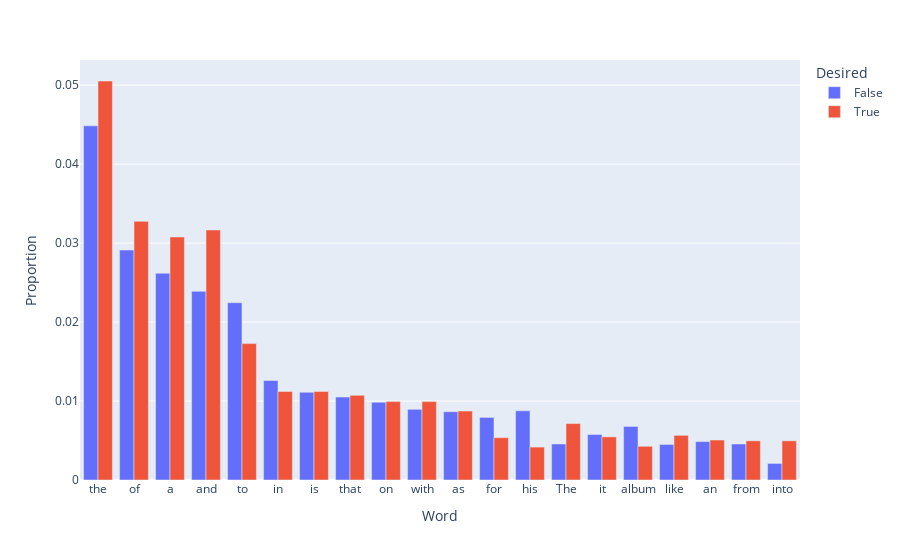

Notebook code cell kept with this figure:
### Code cell
word_frequency = word_sentence.groupby(["Desired", "Word"]).size() / word_sentence.groupby(["Desired"]).size()
word_frequency = word_frequency.reset_index().rename({0: "Proportion"}, axis=1)
word_frequency.sort_values(by="Proportion", ascending=False)
word_frequency = word_frequency.loc[word_frequency["Word"].isin(
    word_frequency.loc[word_frequency["Desired"] == 1].sort_values(by="Proportion", ascending=False).head(20).loc[:, "Word"])]
word_frequency.loc[:, "Desired"] = word_frequency.loc[:, "Desired"].apply(lambda x: True if x == 1 else False)
px.bar(word_frequency, x="Word", y="Proportion", color="Desired", barmode="group").update_xaxes(categoryorder="total descending")

### Figure 1 — Plotly figure (JSON) as saved in the notebook; plotly's stock layout.template omitted (floating-point values rounded to 4 significant figures)
{"data": [{"alignmentgroup": "True", "hovertemplate": "Desired=False<br>Word=%{x}<br>Proportion=%{y}<extra></extra>", "legendgroup": "False", "marker": {"color": "#636efa", "pattern": {"shape": ""}}, "name": "False", "offsetgroup": "False", "orientation": "v", "showlegend": true, "textposition": "auto", "type": "bar", "x": ["The", "a", "album", "an", "and", "as", "for", "from", "his", "in", "into", "is", "it", "like", "of", "on", "that", "the", "to", "with"], "xaxis": "x", "y": [0.004563, 0.02618, 0.006784, 0.004863, 0.0239, 0.008646, 0.007925, 0.004563, 0.008766, 0.01261, 0.002101, 0.01111, 0.005764, 0.004503, 0.02912, 0.009846, 0.01051, 0.04485, 0.02245, 0.008946], "yaxis": "y"}, {"alignmentgroup": "True", "hovertemplate": "Desired=True<br>Word=%{x}<br>Proportion=%{y}<extra></extra>", "legendgroup": "True", "marker": {"color": "#EF553B", "pattern": {"shape": ""}}, "name": "True", "offsetgroup": "True", "orientation": "v", "showlegend": true, "textposition": "auto", "type": "bar", "x": ["The", "a", "album", "an", "and", "as", "for", "from", "his", "in", "into", "is", "it", "like", "of", "on", "that", "the", "to", "with"], "xaxis": "x", "y": [0.007147, 0.03077, 0.004268, 0.005063, 0.03167, 0.008735, 0.00536, 0.004963, 0.004169, 0.01122, 0.004963, 0.01122, 0.00546, 0.005658, 0.03276, 0.009927, 0.01072, 0.05053, 0.01727, 0.009927], "yaxis": "y"}], "layout": {"autosize": true, "barmode": "group", "legend": {"title": {"text": "Desired"}, "tracegroupgap": 0}, "margin": {"t": 60}, "xaxis": {"anchor": "y", "autorange": true, "categoryorder": "total descending", "domain": [0, 1], "range": [-0.5, 19.5], "title": {"text": "Word"}, "type": "category"}, "yaxis": {"anchor": "x", "autorange": true, "domain": [0, 1], "range": [0, 0.05319], "title": {"text": "Proportion"}, "type": "linear"}}}
